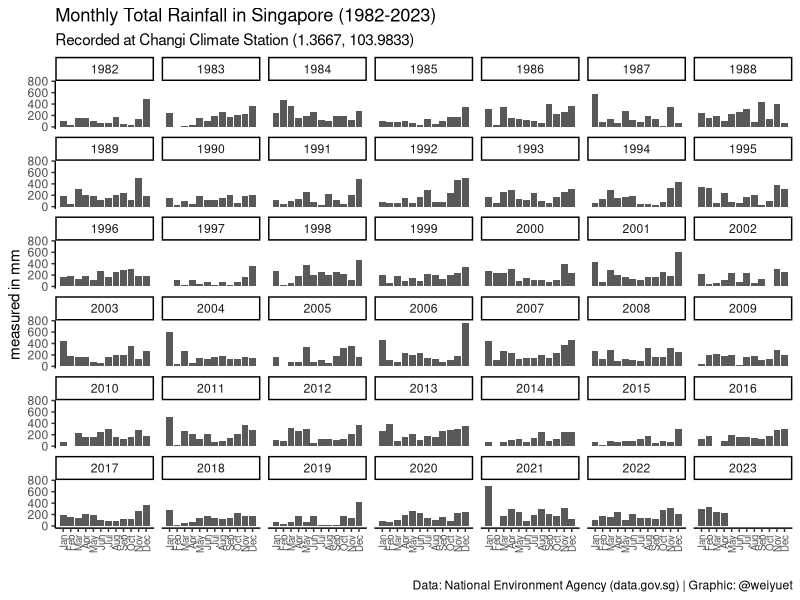
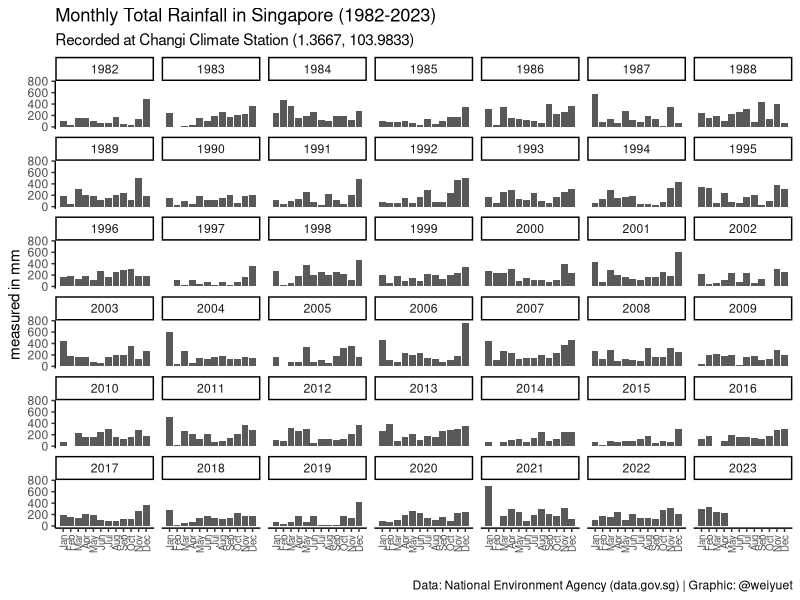

These charts were generated, in order, by the following R code:
##########################
# Rainfall Monthly Total #
##########################

#### Setup ####
library(tidyverse)
library(glue)

#### Load Data ####
rainfall_monthly_total <- read_csv("data/rainfall-monthly-total/rainfall-monthly-total.csv")

#### Wrangle ####
# Separate year and month
rainfall_monthly_total <- rainfall_monthly_total %>% 
  separate(month, c("year", "month"))

# Convert year and month into numeric
rainfall_monthly_total <- rainfall_monthly_total %>% 
  mutate(year = as.numeric(year),
         month = as.numeric(month))

#### Visualize ####
# How much rain falls in a month in total?
rainfall_monthly_total %>% 
  ggplot(aes(x = month,
             y = total_rainfall)) +
  geom_col() +
  facet_wrap(vars(year)) +
  scale_x_continuous(breaks = 1:12,
                     labels = month.abb[1:12]) +
  labs(x = "",
       y = "measured in mm",
       title = glue("Monthly Total Rainfall in Singapore ({min(rainfall_monthly_total$year)}-{max(rainfall_monthly_total$year)})"),
       subtitle = "Recorded at Changi Climate Station (1.3667, 103.9833)",
       caption = "Data: National Environment Agency (data.gov.sg) | Graphic: @weiyuet") +
  theme_classic() +
  theme(axis.text.x = element_text(angle = 90,
                                   vjust = 0.5,
                                   hjust = 1,
                                   size = 7))

#### Save Image ####
ggsave("figures/rainfall-monthly-total.png",
       width = 8,
       height = 6.5)